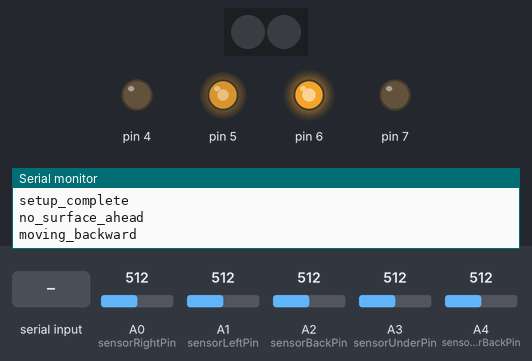
This sketch was run on a simulated Arduino Uno, built with avr-gcc and run on an emulated ATmega328P. On the bench: 2 RGB LEDs in strip order, left to right, output pins drawn as LEDs (lit = HIGH), the last lines printed to the serial monitor. Dashed ring = blinking. Inputs (shaded band) come from the test bench; at power-on: A0 (sensorRightPin) = 512, A1 (sensorLeftPin) = 512, A2 (sensorBackPin) = 512, A3 (sensorUnderPin) = 512, A4 (sensorUnderBackPin) = 512. Random numbers use the default seed unless the sketch sets one.

Above: at 3.2 s.
3.3 s: "move_override_on\n" received over Serial
At 7.5 s:
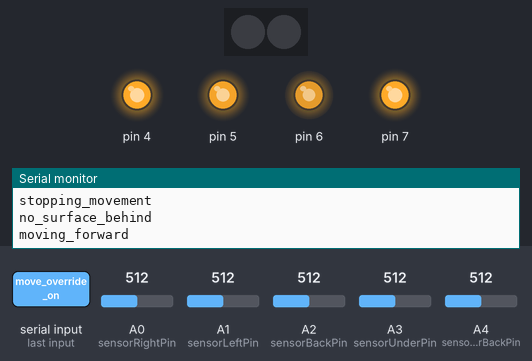
10.0 s: "run_test\n" received over Serial
At 10.8 s:
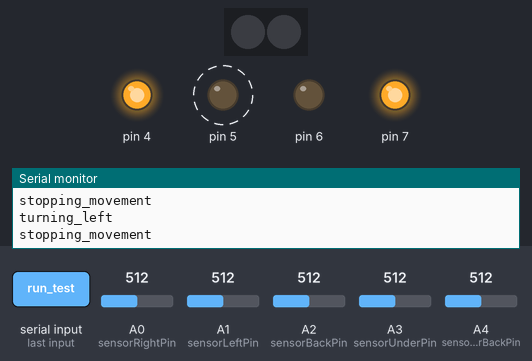
At 13.4 s:
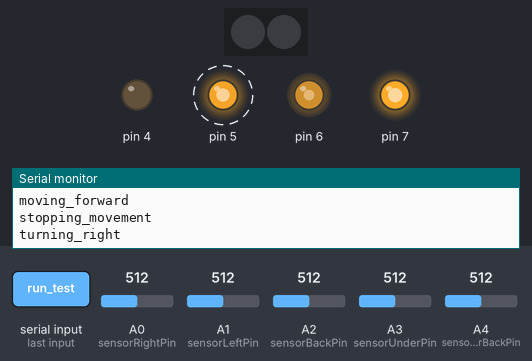
13.5 s: "measure_dist\n" received over Serial
Timing chart, 0 to 23.0 s (numbered marks = the images above; inputs shaded):
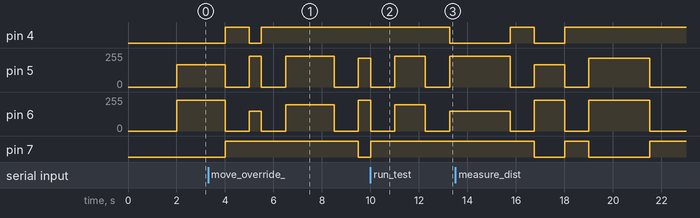

Measured:
- after the input at 10.0 s, pin 4: HIGH → LOW after 3.3 s

The sketch:

hk_low_level.ino
```cpp
// thanks to DFRobot for the RGB LED code https://wiki.dfrobot.com/Gravity:Digital_RGB_LED_Module_SKU:DFR0605

// NeoPixel library to control the 'plasma-guns' (40 watt-range)
#include <Adafruit_NeoPixel.h>

// 'plasma-gun' LED pins
#define PIN_LED 3     // Control signal, connect to DI of the LED
#define NUM_LED 2     // Number of LEDs in a strip

// Custom colour1: Yellow
#define RED_VAL_1       255
#define GREEN_VAL_1     255
#define BLUE_VAL_1      0

// Custom colour2: Purple
#define RED_VAL_2       255
#define GREEN_VAL_2     0
#define BLUE_VAL_2      255

// Custom colour3: Cyan
#define RED_VAL_3       0
#define GREEN_VAL_3     255
#define BLUE_VAL_3      255

// Custom colour4: White
#define RED_VAL_4       255
#define GREEN_VAL_4     255
#define BLUE_VAL_4      255

// Custom colour5: Red
#define RED_VAL_5       255
#define GREEN_VAL_5     0
#define BLUE_VAL_5      0

// Number of plasma shots to fire and ms between shots
#define PLASMA_SHOTS 5
#define PLASMA_DELAY 50

// the max measurement vaule of the module is 520cm(a little bit longer than  effective max range)
#define  MAX_RANG      (520)
// ADC accuracy of Arduino UNO is 10bit
#define  ADC_SOLUTION      (1023.0)

// for incoming serial data
String incoming;

// default speeds
int default_speed = 1000;
int stop_speed = 0;

// default time (2000ms is enough to do a 180 turn)
int default_time = 1000;

// default distances to avoid objects (cm)
int default_distance = 20;
int default_back_distance = 50;
int default_under_distance = 5;

// object detect override, means the pi can send a command and the ultrasonics
// will be ignored on movement commands
bool moveoverride = false;

// override reset interval timer, after a minute the override will be disabled
// to make sure the hk doesn't run into things
unsigned long interval2 = 60000;   // the time we need to wait
unsigned long previousMillis2 = 0; // millis() returns an unsigned long.

// select the input pin for sensor 1 (right)
int sensorRightPin = A0;
// select the input pin for sensor 2 (left)
int sensorLeftPin = A1;
// select the input pin for sensor 3 (back)
int sensorBackPin = A2;
// select the input pin for sensor 4 (under)
int sensorUnderPin = A3;
// select the input pin for sensor 5 (under back)
int sensorUnderBackPin = A4;

// setup floats for right and left ultrasonic sensors
float dist_t_right, sensor_t_right, dist_t_left, sensor_t_left;

// setup floats for back and underneath ultrasonic sensors
float dist_t_back, sensor_t_back, dist_t_under, sensor_t_under, dist_t_under_back, sensor_t_under_back;

// timer setup for checking distance
unsigned long interval = 500;   // the time we need to wait
unsigned long previousMillis = 0; // millis() returns an unsigned long.

// setup control for the RGB lights
Adafruit_NeoPixel RGB_Strip = Adafruit_NeoPixel(NUM_LED, PIN_LED, NEO_GRB + NEO_KHZ800);

void setup() {
  // pin 4 controls M2 rotary direction HIGH/LOW = FORWARD/BACK
  pinMode(4, OUTPUT);
  // pin 5 controls M2 rotation speed
  pinMode(5, OUTPUT);
  // pin 6 controls M1 rotation speed
  pinMode(6, OUTPUT);
  // pin 7 controls M1 rotary direction HIGH/LOW = FORWARD/BACK
  pinMode(7, OUTPUT);

  // start up the RGB LED's
  RGB_Strip.begin();
  colorWipe(RGB_Strip.Color(0, 0, 0), 1000);  // Red
  RGB_Strip.show();
  RGB_Strip.setBrightness(128);    // Set brightness, 0-255 (darkest - brightest)

  // begin serial out to Pi
  Serial.begin(115200);

  // send first serial info to Pi
  Serial.println("setup_complete");
}

// all movement functions run the avoidance routine first; to ensure that the HK won't run into anything
// unless the override mode is on which will move the HK regardless
void moveStop(int movetime = default_time, int movespeed = stop_speed) {
  avoidanceRoutine();

  Serial.println("stopping_movement");

  digitalWrite(4, HIGH);
  analogWrite(5, movespeed);
  digitalWrite(7, HIGH);
  analogWrite(6, movespeed);

  delay(movetime);
}

void moveForward(int movetime = default_time, int movespeed = default_speed) {
  avoidanceRoutine();

  Serial.println("moving_forward");

  digitalWrite(4, HIGH);
  analogWrite(5, movespeed);
  digitalWrite(7, HIGH);
  analogWrite(6, movespeed - 35);

  delay(movetime);

  moveStop();
}

void moveBackward(int movetime = default_time, int movespeed = default_speed) {
  avoidanceRoutine();

  Serial.println("moving_backward");

  digitalWrite(4, LOW);
  analogWrite(5, movespeed - 65);
  digitalWrite(7, LOW);
  analogWrite(6, movespeed);

  delay(movetime);

  moveStop();
}

void turnLeft(int movetime = default_time, int movespeed = default_speed) {
  avoidanceRoutine();

  Serial.println("turning_left");

  digitalWrite(4, HIGH);
  analogWrite(5, movespeed - 15);
  digitalWrite(7, LOW);
  analogWrite(6, movespeed);

  delay(movetime);

  moveStop();
}

void turnRight(int movetime = default_time, int movespeed = default_speed) {
  avoidanceRoutine();

  Serial.println("turning_right");

  digitalWrite(4, LOW);
  analogWrite(5, movespeed);
  digitalWrite(7, HIGH);
  analogWrite(6, movespeed - 85);

  delay(movetime);

  moveStop();
}

// distance functions get the distance from 5 different sensors - 2 forward facing for right/left
// one facing back, one facing under at the front and one facing under at the back; to prevent the HK running off of surfaces
float getDistanceRight() {
  // read the value from the sensor:
  sensor_t_right = analogRead(sensorRightPin);

  dist_t_right = sensor_t_right * MAX_RANG  / ADC_SOLUTION;//

  return dist_t_right;
}

float getDistanceLeft() {
  // read the value from the sensor:
  sensor_t_left = analogRead(sensorLeftPin);

  dist_t_left = sensor_t_left * MAX_RANG  / ADC_SOLUTION;//

  return dist_t_left;
}

float getDistanceBack() {
  // read the value from the sensor:
  sensor_t_back = analogRead(sensorBackPin);

  dist_t_back = sensor_t_back * MAX_RANG  / ADC_SOLUTION;//

  return dist_t_back;
}

float getDistanceUnder() {
  // read the value from the sensor:
  sensor_t_under = analogRead(sensorUnderPin);

  dist_t_under = sensor_t_under * MAX_RANG  / ADC_SOLUTION;//

  return dist_t_under;
}

float getDistanceUnderBack() {
  // read the value from the sensor:
  sensor_t_under_back = analogRead(sensorUnderBackPin);

  dist_t_under_back = sensor_t_under_back * MAX_RANG  / ADC_SOLUTION;//

  return dist_t_under_back;
}

// get distance function returns results from all of the sensors and prints them out on the serial interface
void getDistance() {
  Serial.print("Right Sensor: ");
  Serial.print(getDistanceRight(), 0);
  Serial.println("cm");

  Serial.print("Left Sensor: ");
  Serial.print(getDistanceLeft(), 0);
  Serial.println("cm");

  Serial.print("Back Sensor: ");
  Serial.print(getDistanceBack(), 0);
  Serial.println("cm");

  Serial.print("Under Sensor: ");
  Serial.print(getDistanceUnder(), 0);
  Serial.println("cm");

  Serial.print("Under Back Sensor: ");
  Serial.print(getDistanceUnderBack(), 0);
  Serial.println("cm");
}

// test run function test the basic move and avoidance functions
void testRun() {
  Serial.println("running_test");
  moveForward(1250);
  turnRight(2500);
  moveBackward(1250);
  turnLeft(2500);
}

// avoidance routine function goes over all of the sensor results to ensure that nothing is in the way of the HK
// if something is detected it will do its best to turn away and or move away from obstructing objects
// todo: probably need to find a better way to do this - all movements should ideally have checks on the surrounding sensors
// however when running the avoidance routine again within movement calls here it can cause odd looping and the robot can freeze
// at the moment all movements within here override obstacle avoidance - essentially only 1 object around the HK at any one time
// can be recognised and dealt with
void avoidanceRoutine() {
  if (moveoverride == false) {
    if (getDistanceUnder() > default_under_distance) {
      Serial.println("no_surface_ahead");
      // temporarily override movement to prevent looping back into the avoidance routine
      moveoverride = true;
      moveBackward(2000);
      if (random(100) < 49) {
        turnRight(500);
      }
      else {
        turnLeft(500);
      }
      // set movement override back to off state
      moveoverride = false;
    }
    if (getDistanceRight() < default_distance and getDistanceLeft() > default_distance) {
      Serial.println("object_detect_right");
      // temporarily override movement to prevent looping back into the avoidance routine
      moveoverride = true;
      turnLeft(500);
      // set movement override back to off state
      moveoverride = false;
    }
    if (getDistanceRight() > default_distance and getDistanceLeft() < default_distance) {
      Serial.println("object_detect_left");
      // temporarily override movement to prevent looping back into the avoidance routine
      moveoverride = true;
      turnRight(500);
      // set movement override back to off state
      moveoverride = false;
    }
    if (getDistanceRight() < default_distance and getDistanceLeft() < default_distance) {
      Serial.println("object_detect_front");
      // temporarily override movement to prevent looping back into the avoidance routine
      moveoverride = true;
      moveBackward(2000);
      if (random(100) < 49) {
        turnRight(500);
      }
      else {
        turnLeft(500);
      }
      // set movement override back to off state
      moveoverride = false;
    }
    if (getDistanceUnderBack() > default_under_distance) {
      Serial.println("no_surface_behind");
      // temporarily override movement to prevent looping back into the avoidance routine
      moveoverride = true;
      moveForward(2000);
      if (random(100) < 49) {
        turnRight(500);
      }
      else {
        turnLeft(500);
      }
      // set movement override back to off state
      moveoverride = false;
    }
    if (getDistanceBack() < default_back_distance) {
      Serial.println("object_detect_behind");
      // temporarily override movement to prevent looping back into the avoidance routine
      moveoverride = true;
      moveForward(2000);
      if (random(100) < 49) {
        turnRight(500);
      }
      else {
        turnLeft(500);
      }
    }
    // set movement override back to off state
    moveoverride = false;

  }
}

// patrol mode function will make the HK move in a patrol patter for a set number of times
void patrolMode(int patrolCycles) {
  Serial.println("patrol_mode_started");
  for (int i = 0; i <= patrolCycles; i++) {
    moveForward(1500);
    turnRight();
    turnLeft(2000);
    turnRight();
    delay(1000);
    turnRight(2000);
  }
  Serial.println("patrol_mode_ended");
}

// move override functions will allow the higher level functions to override the avoidance routines and allow the HK
// to move regardless of the ultrasonics sensor detections
void moveOverrideSwitchOn() {
  moveoverride = true;
  Serial.println("move_ovrrde_on");
}

void moveOverrideSwitchOff() {
  moveoverride = false;
  Serial.println("move_ovrrde_off");
}

// 'plasma-gun' functions will activate the RGB LEDs on the main pylon to 'fire'; either purple or red
void firePlasmaRed() {
  Serial.println("firing_red_plasma");
  for (int i = 0; i <= PLASMA_SHOTS; i++) {
    colorWipe(RGB_Strip.Color(RED_VAL_5, GREEN_VAL_5, BLUE_VAL_5), 0);  // Custom colour5: Red
    delay(PLASMA_DELAY);
    fireNoPlasma();
    delay(PLASMA_DELAY);
  }
}

void firePlasmaPurple() {
  Serial.println("firing_purple_plasma");
  for (int i = 0; i <= PLASMA_SHOTS; i++) {
    colorWipe(RGB_Strip.Color(RED_VAL_2, GREEN_VAL_2, BLUE_VAL_2), 0);   // Custom colour2: Purple
    delay(PLASMA_DELAY);
    fireNoPlasma();
    delay(PLASMA_DELAY);
  }
}

void fireNoPlasma() {
  Serial.println("plasma_off");
  colorWipe(RGB_Strip.Color(0, 0, 0), 0);   // Custom colour2: Purple
}

// this is the command processor that will take in serial inputs and select the correct functions based on the input
void runCommand(String command) {
  Serial.println("Running command: ");
  Serial.println(command);

  if (command == "run_test") {
    testRun();
  }
  else if (command == "measure_dist") {
    getDistance();
  }
  else if (command == "move_forward") {
    moveForward();
  }
  else if (command == "move_backward") {
    moveBackward();
  }
  else if (command == "turn_right") {
    turnRight();
  }
  else if (command == "turn_left") {
    turnLeft();
  }
  else if (command == "patrol_mode") {
    patrolMode(5);
  }
  else if (command == "move_override_on") {
    moveOverrideSwitchOn();
  }
  else if (command == "move_override_off") {
    moveOverrideSwitchOff();
  }
  else if (command == "plasma_purple") {
    firePlasmaPurple();
  }
  else if (command == "plasma_red") {
    firePlasmaRed();
  }
  else if (command == "plasma_off") {
    fireNoPlasma();
  }
  else if (command == "test_serial") {
    Serial.println("SUCCESS!");
  }
  else {
    Serial.println("unknown_command");
  }
}

// Fill the dots one after the other with a color
void colorWipe(uint32_t c, uint16_t wait) {
  for (uint16_t i = 0; i < RGB_Strip.numPixels(); i++) {
    RGB_Strip.setPixelColor(i, c);
    RGB_Strip.show();
    delay(wait);
  }
}

void rainbow(uint8_t wait) {
  uint16_t i, j;

  for (j = 0; j < 256; j++) {
    for (i = 0; i < RGB_Strip.numPixels(); i++) {
      RGB_Strip.setPixelColor(i, Wheel((i + j) & 255));
    }
    RGB_Strip.show();
    delay(wait);
  }
}

// Input a value 0 to 255 to get a color value.
// The colours are a transition r - g - b - back to r.
uint32_t Wheel(byte WheelPos) {
  if (WheelPos < 85) {
    return RGB_Strip.Color(WheelPos * 3, 255 - WheelPos * 3, 0);
  } else if (WheelPos < 170) {
    WheelPos -= 85;
    return RGB_Strip.Color(255 - WheelPos * 3, 0, WheelPos * 3);
  } else {
    WheelPos -= 170;
    return RGB_Strip.Color(0, WheelPos * 3, 255 - WheelPos * 3);
  }
}

void loop() {
  // while serial available take in incoming commands
  while (Serial.available()) {
    // grab incoming serial from usb until carriage return
    incoming = Serial.readStringUntil('\n');
    // send comand to command processor
    runCommand(incoming);
  }

  // grab current time
  unsigned long currentMillis = millis();

  // run avoidance routine every few seconds
  if ((unsigned long)(currentMillis - previousMillis) >= interval) {
    avoidanceRoutine();
    previousMillis = millis();
  }

  // if movement override has been set, unset it after a few seconds
  if ((unsigned long)(currentMillis - previousMillis2) >= interval2) {
    moveoverride = false;
    previousMillis2 = millis();
  }
}
```
